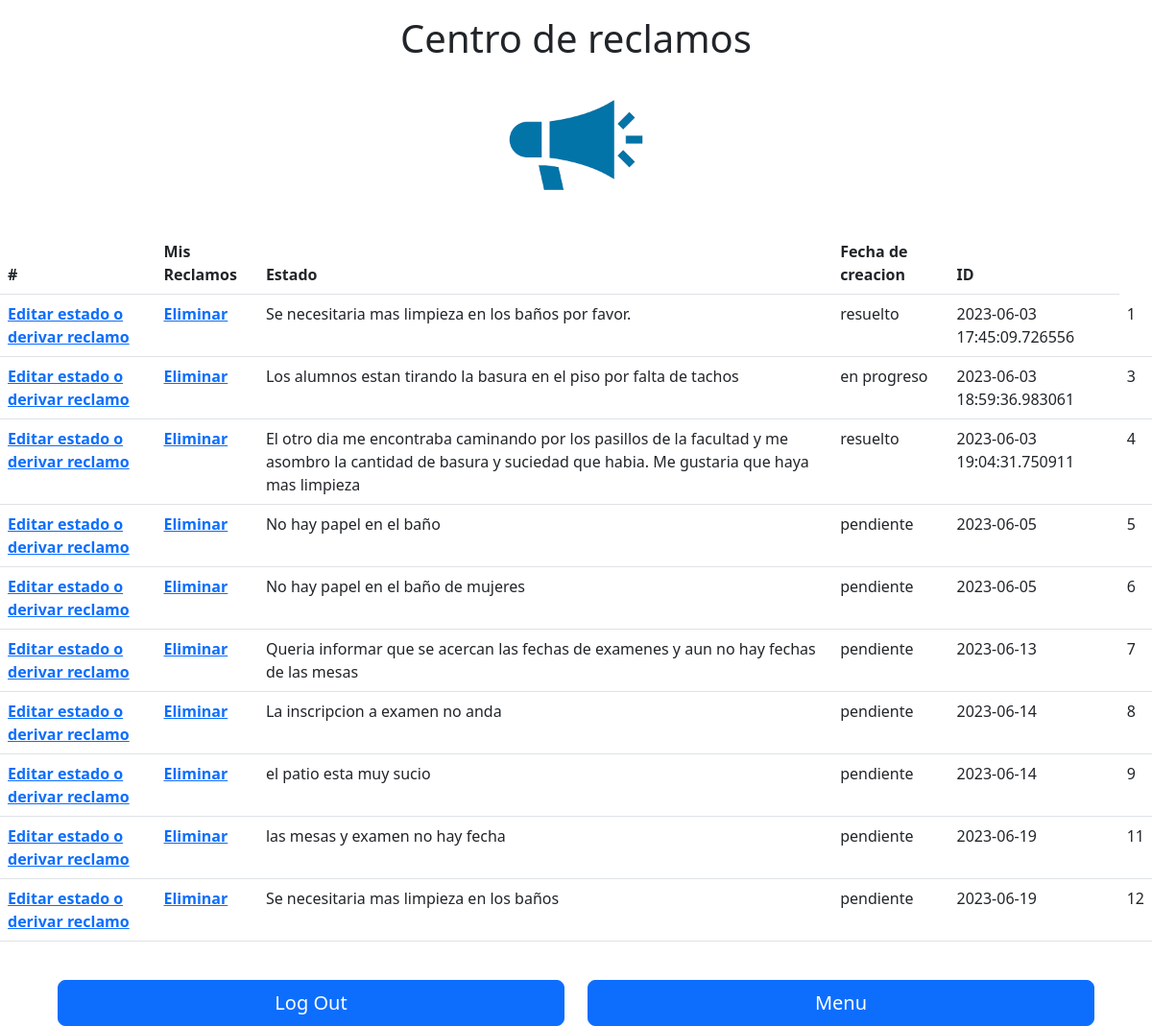
Page /mis_reclamos (signed in) on the committed database.
### modules/databases.py (models this page shows, shortened)
class Reclamo(db.Model):
    __tablename__ = 'reclamos'
    id = Column(Integer(), primary_key=True)
    estado = Column(String(500), nullable=False)
    fecha = Column(String(1000))
    contenido = Column(String(1000), nullable=False)
    user_id = Column(Integer(), ForeignKey('users.id'))
    departamento = Column(String(500))
    adheridos= Column(String(1000))

### server.py (the view)
@app.route("/mis_reclamos", methods=['GET', 'POST'])
@login_required
def mis_reclamos():
    if request.args.get('del'):
        id = request.args.get('id')
        db.session.delete(Reclamo.query.get(id))
        db.session.commit()
    if is_admin():
        lista_reclamos = Reclamo.query.all()
        key = "admin"
    elif is_alumnado():
        lista_reclamos = Reclamo.query.filter_by(departamento ="alumnado").all()
        key = "alumnado"
    elif is_limpieza():
        lista_reclamos = Reclamo.query.filter_by(departamento ="limpieza").all()
        key = "limpieza"
    else:
        lista_reclamos = Reclamo.query.filter_by(user_id =current_user.id).all()
        key = "usuario"
    if len(lista_reclamos) == 0:
        return render_template(
                                "home.html", esta_vacia=True, key=key,
                                logged_in=current_user.is_authenticated
                              )
    else:
        return render_template(
                                    "home.html", esta_vacia=False, key=key, lista_reclamos=lista_reclamos ,
                                    logged_in=current_user.is_authenticated
                              )

### server.py (called while the page is built)
def is_admin():
    if current_user.is_authenticated and current_user.id in admin_list:
        return True
    else:
        return False

@login_manager.user_loader
def user_loader(user_id):
    return User.query.get(user_id)

### templates/home.html (shortened to what this page needs)
<!DOCTYPE html>
<html lang="en">
<head>
    <link href="https://cdn.jsdelivr.net/npm/bootstrap@5.3.0-alpha3/dist/css/bootstrap.min.css" rel="stylesheet">
</head>
<body class="d-flex flex-column">
    <div class="mx-auto mt-3 d-flex flex-column">
        <h1 class="mx-auto">Centro de reclamos</h1>
        <img class="mx-auto mt-1 mb-3" src="static/images/images.png" width="150">
        {% if logged_in: %}
            {%if esta_vacia:%}
                <h3 class="mx-auto">Aun no se ha hecho ningun reclamo.</h3>
            {% else: %}
                <table class="table">
                    <thead>
                    <tr>
                        <th scope="col">#</th>
                        <th scope="col">Mis Reclamos</th>
                        <th scope="col">Estado</th>
                        <th scope="col">Fecha de creacion</th>
                        <th scope="col">ID</th>
                    </tr>
                    </thead>
                    <tbody>
                    {% for reclamo in lista_reclamos: %}
                    <tr>
                        {% if key == "alumnado" or key == "limpieza" : %}
                            <th scope="row"><a href="{{ url_for('edit', id=reclamo.id) }}">Editar estado del reclamo </a></th>
                        {% elif key == "admin" :  %}
                            <th scope="row"><a href="{{ url_for('edit', id=reclamo.id) }}">Editar estado o derivar reclamo </a></th>
                        {% endif %}
                        <th scope="row"><a href="{{ url_for('mis_reclamos', del=true, id=reclamo.id) }}">Eliminar</a></th>
                        <td>{{reclamo.contenido}}</td>
                        <td>{{reclamo.estado}}</td>
                        <td>{{reclamo.fecha}}</td>
                        <td>{{reclamo.id}}</td>
                    </tr>
                    {% endfor %}
                    </tbody>
                </table>
                <br>
            {% endif %}
        {% endif %}
        <div class="row mx-5">
            {% if logged_in: %}
                {% if key  == "usuario": %}
                    <form class="col-6" action="/add">
                        <button class="element_width w-100 btn btn-lg btn-primary" type="submit">Crear Reclamo</button>
                    </form>
                    <form class="col-6" action="/listar">
                        <button class="element_width w-100 btn btn-lg btn-primary" type="submit">Listar Reclamos</button>
                    </form>
                    <form class="col-6" action="/logout">
                        <button class="element_width w-100 btn btn-lg btn-primary" type="submit">Salir</button>
                    </form>
                {% else: %}
                    <form class="col-6" action="/logout">
                        <button class="element_width w-100 btn btn-lg btn-primary" type="submit">Log Out</button>
                    </form>
                    <form class="col-6" action="/menu">
                        <button class="element_width w-100 btn btn-lg btn-primary" type="submit">Menu</button>
                    </form>
                {% endif %}
            {% endif %}
        </div>
    </div>
</body>
</html>

### rows in the picture
Reclamo: contenido "Se necesitaria mas limpieza en los baños por favor.", estado "resuelto", fecha "2023-06-03 17:45:09.726556", id "1"
Reclamo: contenido "Los alumnos estan tirando la basura en el piso por falta de tachos", estado "en progreso", fecha "2023-06-03 18:59:36.983061", id "3"
Reclamo: contenido "El otro dia me encontraba caminando por los pasillos de la facultad y me asombro la cantidad de basura y suciedad que habia. Me gustaria que haya mas limpieza", estado "resuelto", fecha "2023-06-03 19:04:31.750911", id "4"
Reclamo: contenido "No hay papel en el baño", estado "pendiente", fecha "2023-06-05", id "5"
Reclamo: contenido "No hay papel en el baño de mujeres", estado "pendiente", fecha "2023-06-05", id "6"
Reclamo: contenido "Queria informar que se acercan las fechas de examenes y aun no hay fechas de las mesas", estado "pendiente", fecha "2023-06-13", id "7"
Reclamo: contenido "La inscripcion a examen no anda", estado "pendiente", fecha "2023-06-14", id "8"
Reclamo: contenido "el patio esta muy sucio", estado "pendiente", fecha "2023-06-14", id "9"
Reclamo: contenido "las mesas y examen no hay fecha", estado "pendiente", fecha "2023-06-19", id "11"
Reclamo: contenido "Se necesitaria mas limpieza en los baños", estado "pendiente", fecha "2023-06-19", id "12"
